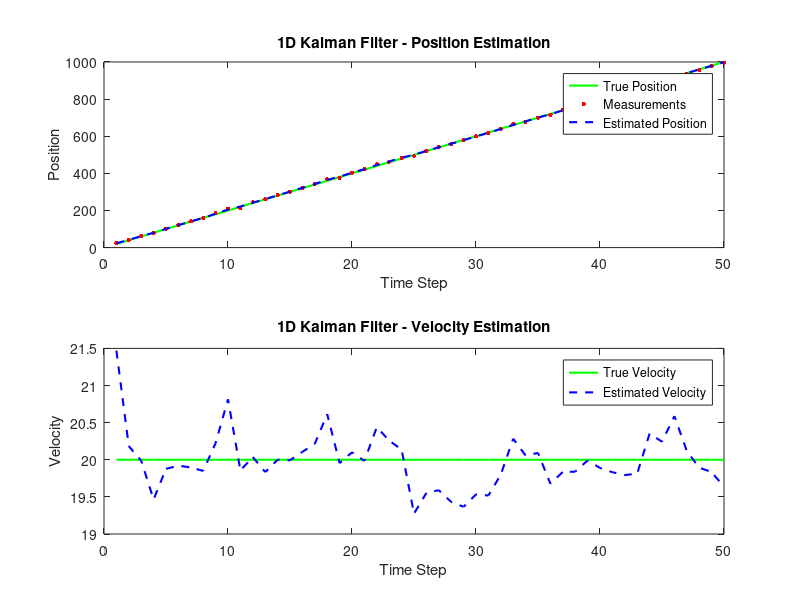

Here is the MATLAB script that generated this plot:
% Parameters
dt = 1; % Time step (seconds)
num_steps = 50; % Number of steps in the simulation

% State Vector [position; velocity]
x = [0; 20]; % Initial position = 0, velocity = 20 m/s

% State Transition Matrix
A = [1 dt; 0 1]; % State transition for constant velocity

% Control Matrix (no control input in this example)
B = [0; 0];

% Measurement Matrix
H = [1 0]; % Only measuring position

% Process Noise Covariance (how uncertain we are about the process model)
Q = [0.1 0; 0 0.1];

% Measurement Noise Covariance (how uncertain we are about the measurement)
R = 10;

% Initial Covariance Matrix (initial uncertainty)
P = eye(2) * 10;

% Storage for results
x_estimates = zeros(2, num_steps); % Store state estimates
x_true = zeros(2, num_steps); % Store true states
z_measurements = zeros(1, num_steps); % Store measurements

% True initial state
x_true(:, 1) = x;

% Kalman Filter Loop
for k = 1:num_steps
    % Generate true position with constant velocity
    x_true(:, k) = A * x_true(:, max(k-1,1));
    
    % Simulate a noisy measurement of position
    z = H * x_true(:, k) + sqrt(R) * randn;
    z_measurements(k) = z;

    % Prediction Step
    x_pred = A * x; % Predict state
    P_pred = A * P * A' + Q; % Predict covariance

    % Measurement Update Step
    K = P_pred * H' / (H * P_pred * H' + R); % Kalman Gain
    x = x_pred + K * (z - H * x_pred); % Update state estimate
    P = (eye(2) - K * H) * P_pred; % Update covariance estimate

    % Store the estimated state
    x_estimates(:, k) = x;
end

% Plot Results
figure;
subplot(2,1,1);
plot(1:num_steps, x_true(1,:), 'g-', 'LineWidth', 1.5); hold on;
plot(1:num_steps, z_measurements, 'r.', 'MarkerSize', 10);
plot(1:num_steps, x_estimates(1,:), 'b--', 'LineWidth', 1.5);
legend('True Position', 'Measurements', 'Estimated Position');
xlabel('Time Step');
ylabel('Position');
title('1D Kalman Filter - Position Estimation');

subplot(2,1,2);
plot(1:num_steps, x_true(2,:), 'g-', 'LineWidth', 1.5); hold on;
plot(1:num_steps, x_estimates(2,:), 'b--', 'LineWidth', 1.5);
legend('True Velocity', 'Estimated Velocity');
xlabel('Time Step');
ylabel('Velocity');
title('1D Kalman Filter - Velocity Estimation');
